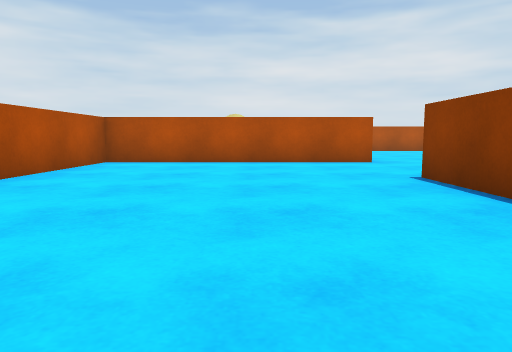
[1] (above)

24 first-person views from a walk through a 3-D level made in the Unity game engine. The camera is 0.55 m above the floor, tilts 6° down and sees 70° across. The floor is counted in squares, 1 m on a side. Each view is taken from the middle of a square. On the plan, view 1 faces up. The plan holds only what a view shows up to about 9 squares ahead; the rest is blank. The place goes on beyond the plan. The player character is not drawn.

[2]
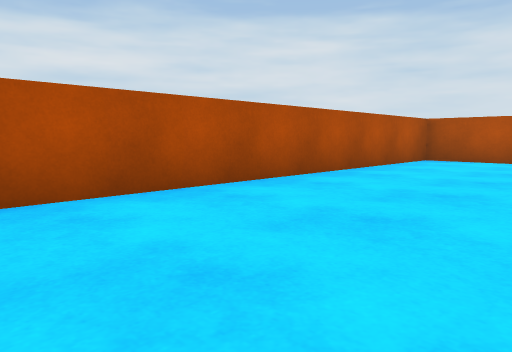

[3]
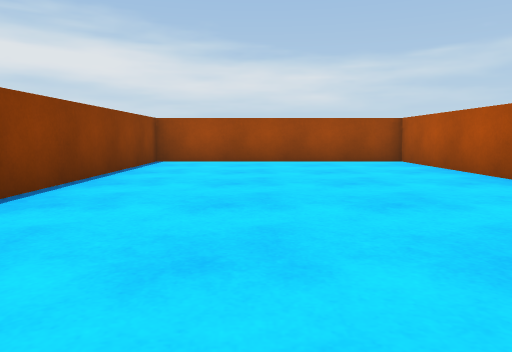

[4]
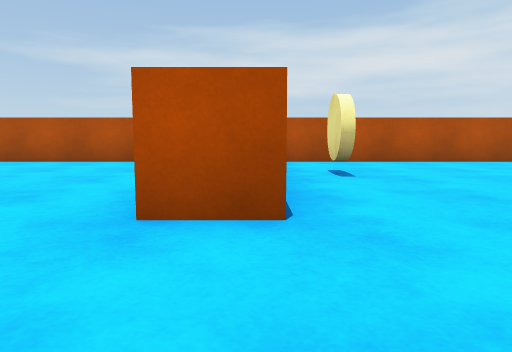

[5]
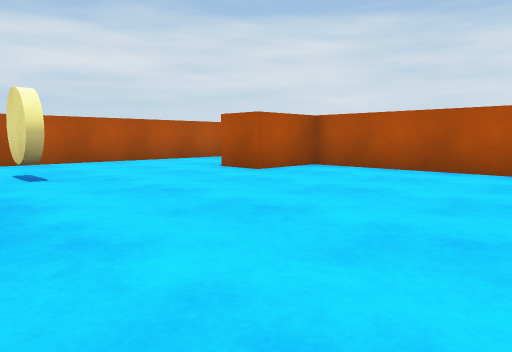

[6]
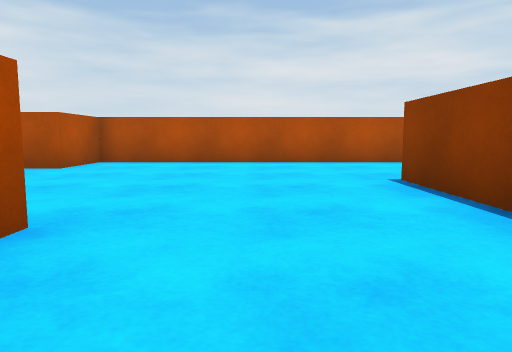

[7]
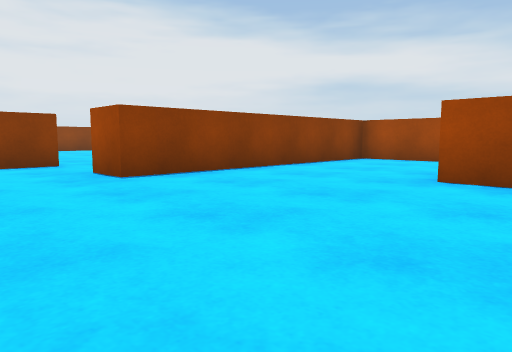

[8]
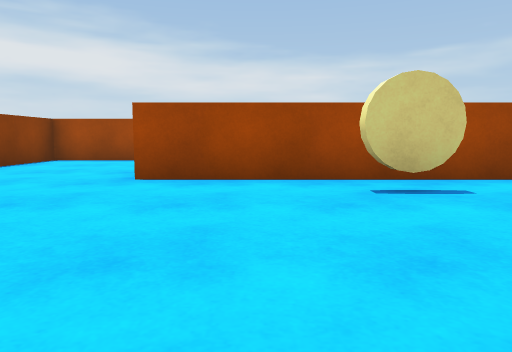

[9]
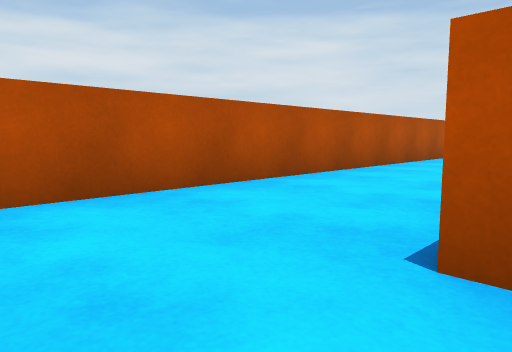

[10]
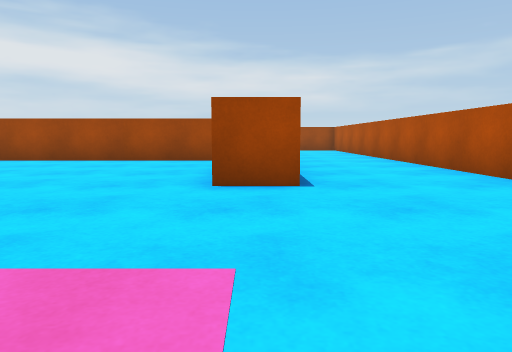

[11]
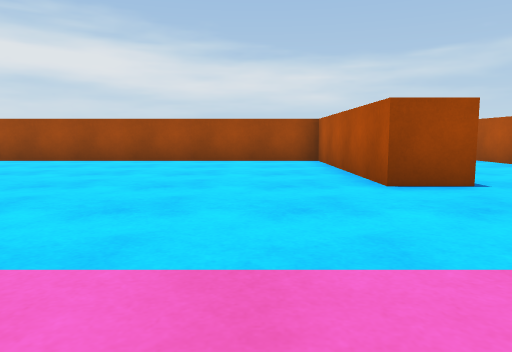

[12]
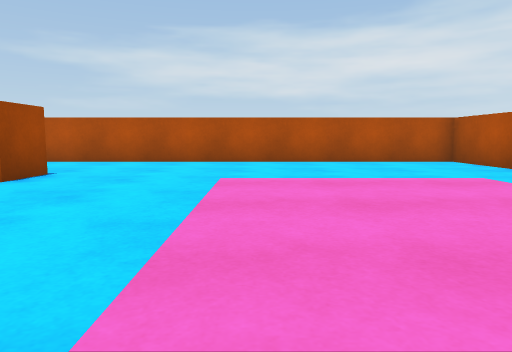

[13]
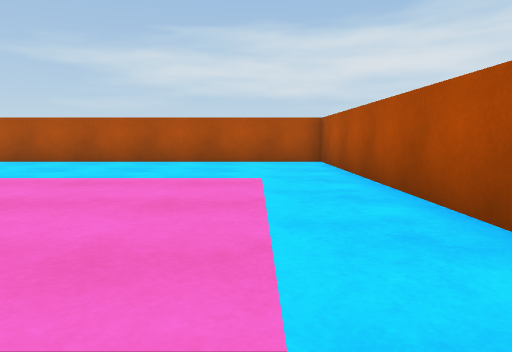

[14]
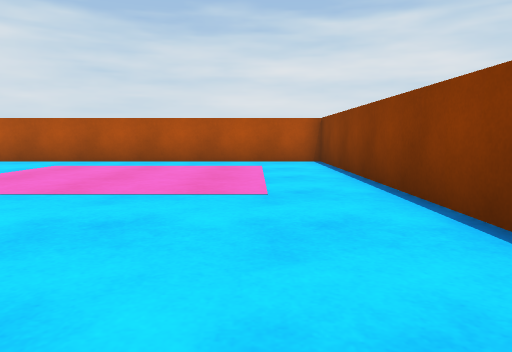

[15]
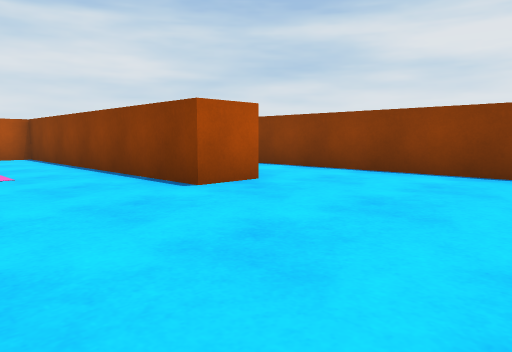

[16]
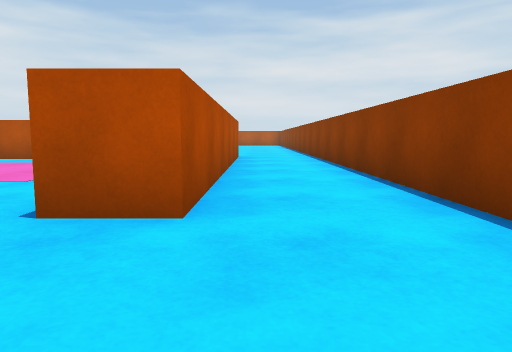

[17]
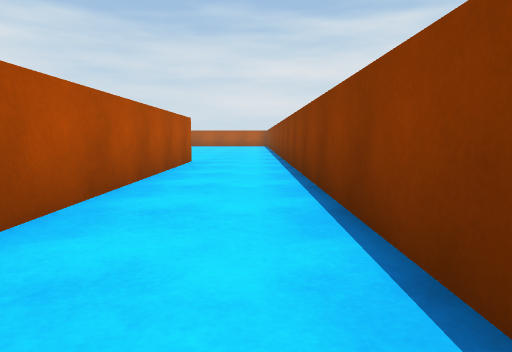

[18]
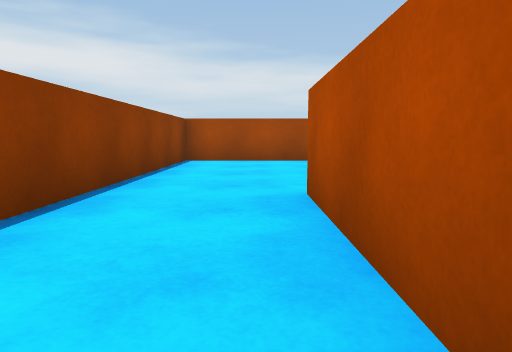

[19]
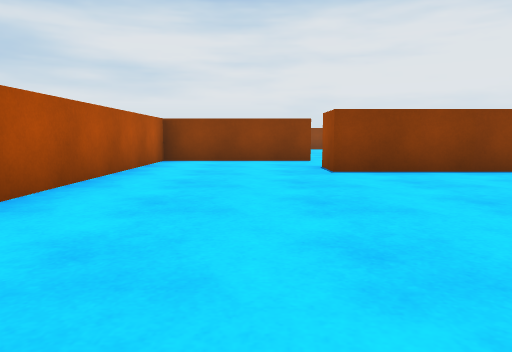

[20]
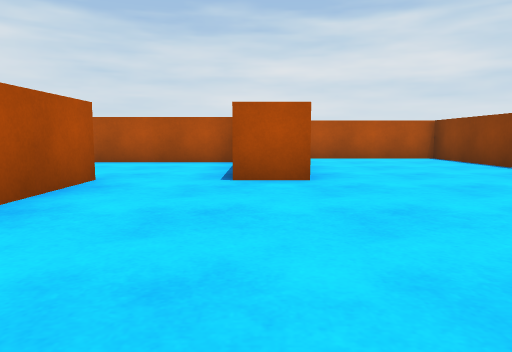

[21]
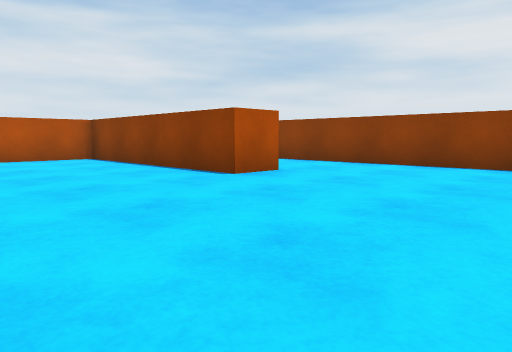

[22]
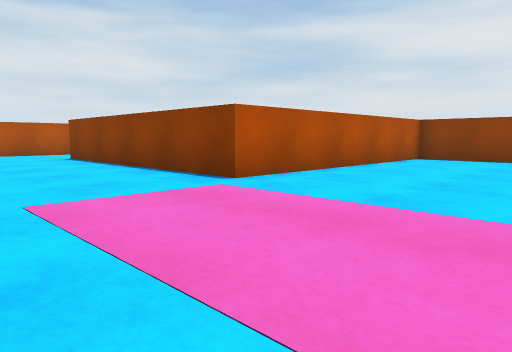

[23]
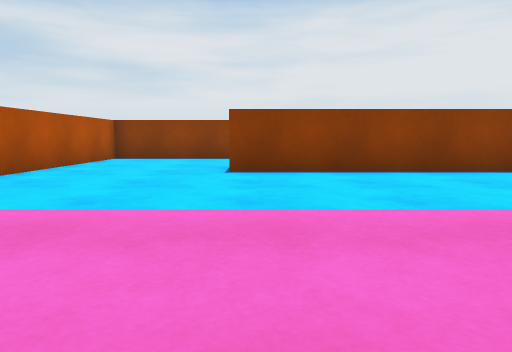

[24]
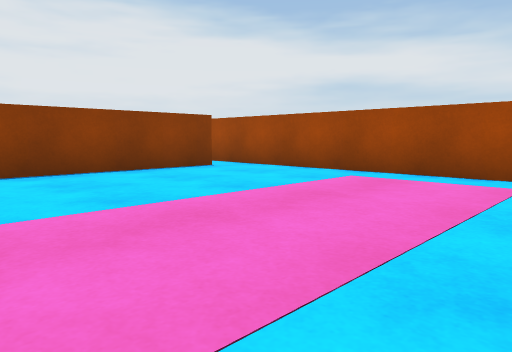

### Floor plan
Points are (right, up) in squares from view 1. A wall is a line through its corners. A room is listed if a view was taken in it or the views show most of it. See-through windows are left out.
Room 1 (views 1, 2, 3)
walls: (2.6, 8.2) (-3.4, 8.2) (-3.4, -1.5) (2.3, -1.5) (2.3, 5.1)
ways out: opening at (3, 6.5) to room 2
Room 2 (views 4, 5, 6, 7, 8, 9, 10, 11, 12, 13, 14, 15, 16, 17, 18, 19)
walls: (-0.6, 20.9) (0.5, 20.9) (0.5, 16.2) (8.7, 16.2) (8.7, 29.5); (8.7, 11.7) (8.7, 15.2) (0.5, 15.2) (0.5, 13.6) (-0.5, 13.6); (-2.4, 9.2) (2.6, 9.2) (2.6, 8.2); (6.5, 29.5) (6.5, 21.4) (5.5, 21.4) (5.5, 28.5) (-3.4, 28.5) (-3.4, 9.6); (3.9, 5.1) (5.9, 5.1) (5.9, 11.7) (6.9, 11.7) (6.9, 9.9)
ways out: opening at (3, 6.5) to room 1; opening at (8, 11) to room 3
objects: other object (-1, 10)
Room 3 (views 20, 21, 22, 23, 24)
walls: (14.8, 11.2) (13.7, 11.2) (13.7, 16.1); (9.8, 11.7) (8.7, 11.7); (23.1, 7.7) (17.3, 7.7) (17.3, 13.6); (14.9, -1.5) (21, -1.5); (23.6, 5.6) (23.6, 7.2); (19.9, -0.8) (19.9, 4.5); (13.2, 16.7) (11.6, 16.7)
ways out: opening at (8, 11) to room 2; opening at (21, -1)

Positions as (right, up) in squares from view 1, and headings:
1: (0, 0), facing up
2: (0, -1), facing up-left
3: (0, 7), facing down
4: (5, 9), facing left
5: (5, 9), facing up-left
6: (4, 7), facing up
7: (1, 14), facing down-right
8: (1, 14), facing down
9: (0, 12), facing up-left
10: (0, 25), facing down
11: (2, 25), facing down
12: (5, 24), facing left
13: (5, 27), facing left
14: (4, 20), facing up
15: (3, 18), facing up-right
16: (7, 19), facing up
17: (8, 21), facing up
18: (7, 25), facing down
19: (0, 13), facing right
20: (9, 7), facing up
21: (10, 7), facing up-right
22: (14, 4), facing up-right
23: (14, 4), facing right
24: (14, 4), facing down-right
